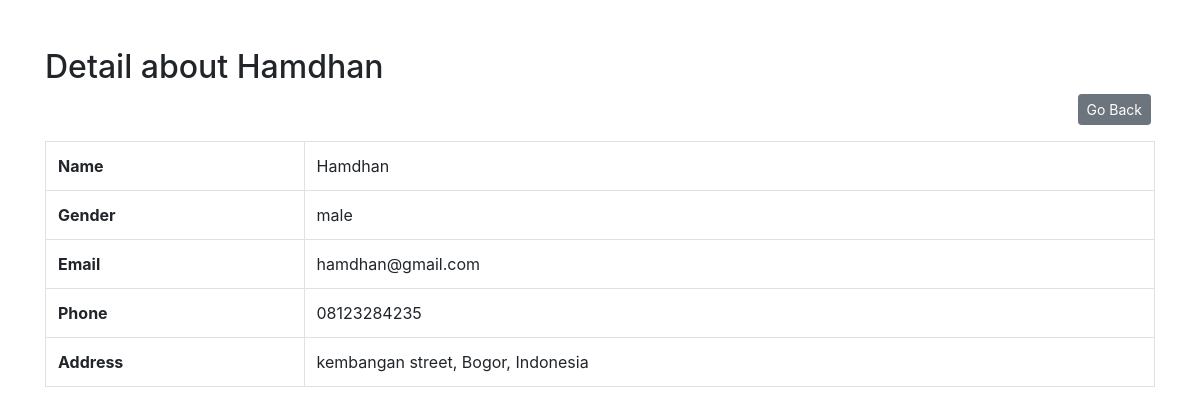
Screenshot of /read.php?id=15 with the database file from the repository.
### tables this page shows
CREATE TABLE `employee` (
  `id` int(11) NOT NULL,
  `name` varchar(255) NOT NULL,
  `gender` varchar(50) NOT NULL,
  `email` varchar(255) NOT NULL,
  `phone` varchar(15) NOT NULL,
  `address` varchar(255) NOT NULL
);

### class/Database.php (called while the page is built, shortened)
<?php
class Database {
   private $host = 'localhost';
   private $user = 'root';
   private $pass  = '';
   private $db_name = 'office';
   public $conn;
   public $stmt;
   public function __construct(){
      $dsn = 'mysql:host=' . $this->host . ';dbname=' . $this->db_name;
      $option = [
         PDO::ATTR_PERSISTENT => true,
         PDO::ATTR_ERRMODE => PDO::ERRMODE_EXCEPTION
      ];
      try{
         $this->conn = new PDO($dsn, $this->user, $this->pass, $option);
      }catch(PDOException $e){
         die($e->getMessage());
      }
   }
   public function query($query){
      $this->stmt = $this->conn->prepare($query);
   }
   public function bind($param, $value, $type=null){
      if(is_null($type)){
         switch(true){
            default :
               $type = PDO::PARAM_STR;
         }
      }
      $this->stmt->bindValue($param, $value, $type);
   }
   public function execute(){
      $this->stmt->execute();
   }
   public function singleResult(){
      $this->execute();
      return $this->stmt->fetch(PDO::FETCH_ASSOC);
   }
}

### class/Employee.php (called while the page is built, shortened)
<?php
class Employee {
   public $db;
   public function __construct(){
      $this->db = new Database();
   }
   public function getEmployee($id){
      $query = "SELECT * FROM employee WHERE id = :id";
      $this->db->query($query);
      $this->db->bind('id', $id);
      return $this->db->singleResult();
   }
}

### read.php (the view, shortened to what this page needs)
<?php
$employee = new Employee();
$data = $employee->getEmployee($_GET['id']);
?>
<div class="container">
   <h2 class="mt-5">Detail about <?php echo $data['name']; ?></h2>
   <div class="row float-right mb-3 mr-1">
      <a class="btn btn-secondary btn-sm" href="index.php">Go Back</a>
   </div>
   <table class="table table-bordered table-hover mt-4">
      <tr>
         <th>Name</th>
         <td><?php echo $data['name']; ?></td>
      </tr>
      <tr>
         <th>Gender</th>
         <td><?php echo $data['gender']; ?></td>
      </tr>
      <tr>
         <th>Email</th>
         <td><?php echo $data['email']; ?></td>
      </tr>
      <tr>
         <th>Phone</th>
         <td><?php echo $data['phone']; ?></td>
      </tr>
      <tr>
         <th>Address</th>
         <td><?php echo $data['address']; ?></td>
      </tr>
   </table>
</div>

### rows the page displays
employee: name "Hamdhan", gender "male", email "hamdhan@gmail.com", phone "08123284235", address "kembangan street, Bogor, Indonesia"
